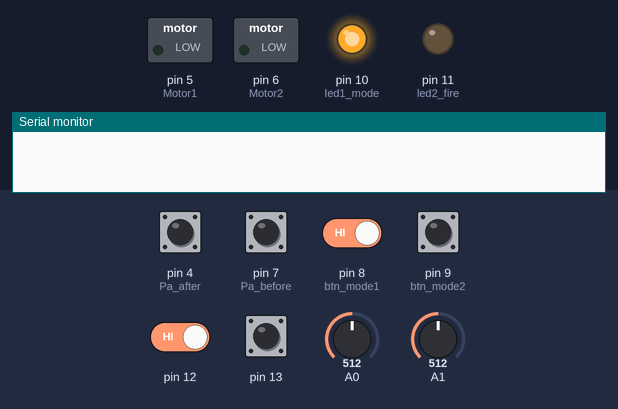
A sketch run on a simulated Arduino Uno, built with avr-gcc and run on an emulated ATmega328P. On the bench: switched loads named in the sketch (green lamp = pin HIGH), output pins drawn as LEDs (lit = HIGH), the last lines printed to the serial monitor. Dashed ring = blinking. Inputs (shaded band) come from the test bench; at power-on: pin 4 (Pa_after), pin 7 (Pa_before), pin 8 (btn_mode1), pin 9 (btn_mode2), pin 12, pin 13 HIGH, A0 = 512, A1 = 512.

Above: at 3.7 s.
3.8 s: pin 9 (btn_mode2) pulled LOW for 1 s
At 4.6 s:
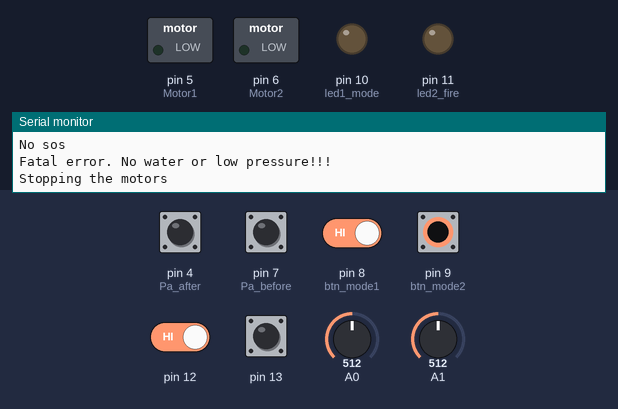
6.3 s: pin 8 (btn_mode1) driven LOW and pin 12 driven LOW
At 7.0 s:
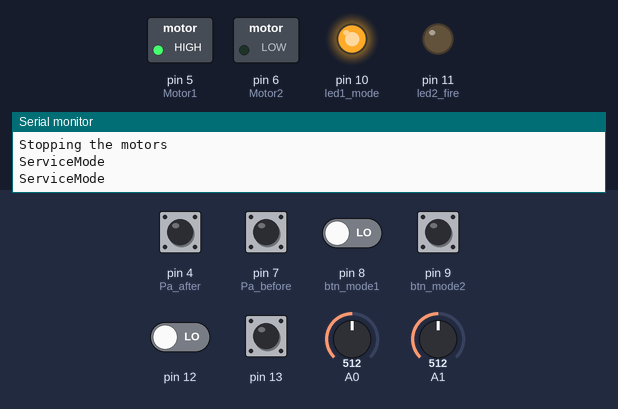
9.3 s: pin 13 pulled LOW for 1 s
At 10.1 s:
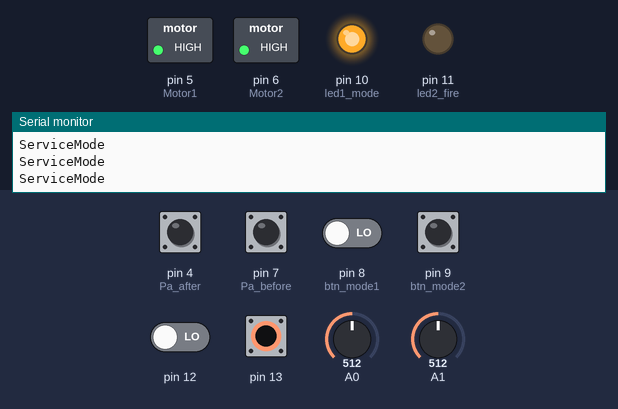
13.3 s: pin 9 (btn_mode2) pulled LOW for 1 s
At 14.2 s:
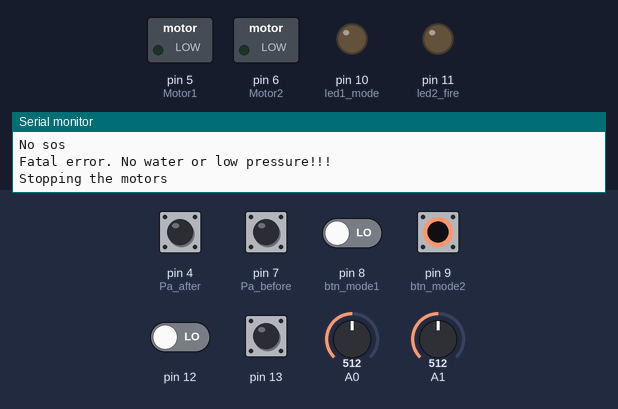
16.3 s: pin 9 (btn_mode2) pulled LOW for 0.15 s
At 17.4 s:
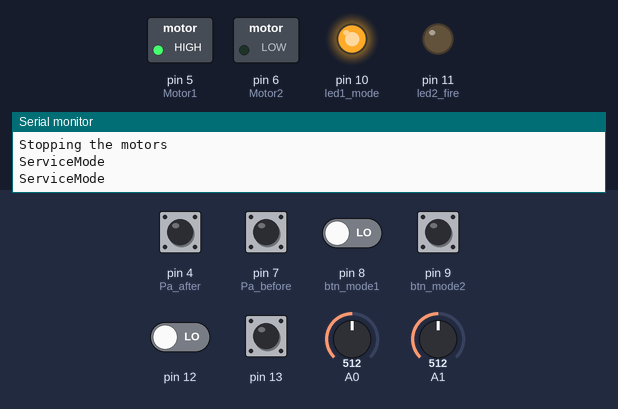
Timing chart, 0 to 20.3 s (numbered marks = the images above; inputs shaded):
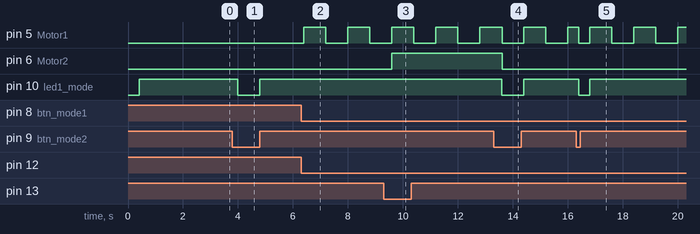

The sketch:

sketch_jan3a.ino
```cpp
#include <avr/io.h>
#include <avr/interrupt.h>
#include "button.h"
#include "buttonAn.h"
bool error = false;
bool fire_on = false;
volatile byte seconds;
volatile byte seconds1;
volatile bool Motor1Pa_d = false;
volatile bool Motor2Pa_d = false;

/// отсрочка старта
volatile byte Start_Timer;
volatile byte start = false;
bool checkT = false;

bool value_pa1;
bool value_pa2;


int sos = 0;
int Motor1 = 5;
bool motor1_on = false;
bool motor2_on = false;
int Motor2 = 6;
int Motor1Pa = 2;
int Motor2Pa = 3;
int Pa_after = 4;   // input разрывает цепь если давление завышено
int Pa_before = 7;  // input разрывает цепь если давление занижено
//////////////////////////////////
// input режим работы
/*button btn_mode1(8);
button btn_mode2(9);*/
int btn_mode1 = 8;
int btn_mode2 = 9;

int mode = 0;
int led1_error = 1;
int led1_mode = 10;
int led2_fire = 11;


//  запуск мотора 1 или 2
button btn_start1(12);
button btn_start2(13);
//  остановка мотора
buttonAn btn_stop1(0);
buttonAn btn_stop2(1);

// проверка давления воды подоваемой до и после мотора
bool value_Pa_before = false;
bool value_Pa_after = false;

uint32_t Timer1, Timer2, Timer3;


void setup() {
  pinMode(sos, INPUT_PULLUP);
  pinMode(Motor1Pa, INPUT_PULLUP);
  pinMode(Motor2Pa, INPUT_PULLUP);
  pinMode(Pa_after, INPUT_PULLUP);
  pinMode(Pa_before, INPUT_PULLUP);
  // кнопка режима работы
  pinMode(btn_mode1, INPUT_PULLUP);
  pinMode(btn_mode2, INPUT_PULLUP);

  Serial.begin(9600);
  pinMode(Motor1, OUTPUT);
  pinMode(Motor2, OUTPUT);
  pinMode(led1_mode, OUTPUT);   //лампы режима работы
  pinMode(led2_fire, OUTPUT);   //пожар
  pinMode(led1_error, OUTPUT);  //лампа ошибки
  // инициализация Timer1
  cli();       // отключить глобальные прерывания
  TCCR1A = 0;  // установить регистры в 0
  TCCR1B = 0;

  OCR1A = 15624;  // установка регистра совпадения

  TCCR1B |= (1 << WGM12);  // включить CTC режим
  TCCR1B |= (1 << CS10);   // Установить биты на коэффициент деления 1024
  TCCR1B |= (1 << CS12);

  TIMSK1 |= (1 << OCIE1A);  // включить прерывание по совпадению таймера
  sei();                    // включить глобальные прерывания
}

void loop() {
  bool Data_btn_mode1 = !digitalRead(btn_mode1);
  bool Data_btn_mode2 = !digitalRead(btn_mode2);
  if (Data_btn_mode1) {  // 10 раз в секунду опрос кнопки
    mode = 1;
  }
  if (Data_btn_mode2) {  // 10 раз в секунду опрос кнопки
    mode = 2;
  }
  if (!Data_btn_mode1 && !Data_btn_mode2) {
    mode = 0;
  }
  digitalWrite(Motor1, motor1_on);
  digitalWrite(Motor2, motor2_on);
  digitalWrite(led2_fire, fire_on);   //лампа пожара
  digitalWrite(led1_error, error);
  //delay(500);
  if (millis() - Timer1 >= 400) {  //2.2 раза в секунду
    Timer1 = millis();
    if (1 == mode) {
      ServiceMode();
      digitalWrite(led1_error, false);  //сброс ошибки
      digitalWrite(led1_mode, true);  //автоматика отключена
      fire_on = false;
    } else if (2 == mode) {
      digitalWrite(led1_mode, false);  //автоматика включена
      Auto();
    } else {
      digitalWrite(led1_mode, true);  //автоматика отключена
      Motor2Pa_d = false;             //отключаем таймер 30 сек задержки на проверку давления в моторе 2
      motor2_on = false;              //останавливаем моторы если был переход из ручного режима или автоматического
      motor1_on = false;
      fire_on = false;   //обнуляем отложенный пуск
      digitalWrite(led1_error, false);  //сброс ошибки
      //таймер 1
      Motor1Pa_d = false;             //отключаем таймер 30 сек задержки на проверку давления в моторе 1
      seconds = 0;
      //таймер 2
      checkT = false;  //управление задержкой 35сек
      Start_Timer = 0;
      start = false;  //обнуляем отложенный пуск
      //таймер 3
      Motor2Pa_d = false;
      seconds1=0;
    }
  }
}
void ServiceMode() {
  if (btn_start2.click()) {
    motor2_on = !motor2_on;
  }
  if (btn_start1.click()) {
    motor1_on = !motor1_on;
  }
  if (btn_stop1.click()) {
    motor1_on = false;
  }
  if (btn_stop2.click()) {
    motor2_on = false;
  }
  Serial.println("ServiceMode");
}
void Auto() {
  bool DataSos = !digitalRead(sos);
  if (DataSos) {
    fire_on = true;
    if (checkT) {
      Serial.println("sos");
      Motor1Pa_d = true;
      MotorActive(true);
    } else {
      start = true;
    }
  } else {
    Serial.println("No sos");
    MotorActive(false);
    motor2_on = false;  //останавливаем моторы если был переход из ручного режима и если нет сигнала
    motor1_on = false;
    start = false;
    fire_on = false;
    value_pa1 = true;
    value_pa2 = true;

  }
}
int MotorActive(bool active) {

  value_Pa_before = !digitalRead(Pa_before);  /// датчик воды до двигателей
  value_Pa_after = !digitalRead(Pa_after);    /// датчик воды после двигателей
  if ((value_Pa_before == true && value_Pa_after == true)) {
    //обработка ошибки давления воды до моторов
    if(value_Pa_before!=true)//если нет воды в системе ошибка
    {
      error =true;
    }
    //запуск насосов если давлеение на входе и на входе в порядке
    if (active && value_pa1) {
      motor1_on = true;
      Serial.println("Engine 1 start");
    } else {
      motor1_on = false;
      error = true;
      Serial.println("Engine 1 Stop");
    }
    if (active && value_pa2 && !value_pa1) {
      motor2_on = true;
      Serial.println("Engine 2 start");
    }

    if (active && !value_pa1 && !value_pa2) {

      Serial.println("The first and second engine did not start.");
    }
  } else {
    //остановка всех насосов если давление на входе упало или нет воды
    motor1_on = false;
    motor2_on = false;
    Serial.println("Fatal error. No water or low pressure!!!");
  }
  if (!active) {
    Serial.println("Stopping the motors");
  }
}
void check1() {
  bool data = digitalRead(Motor1Pa);
  if (data) {
    Motor1Pa_d = false;  //выключаем счетчик
    value_pa1 = false;
    Motor2Pa_d = true;
  }
  Serial.println("Value PA1");
}

void check2() {
  bool data = digitalRead(Motor2Pa);
  if (data) {
    Motor2Pa_d = false;  //выключаем счетчик
    value_pa2 = false;
  }
  Serial.println("Value PA2");
}
void check3() {
  checkT = true;
}

ISR(TIMER1_COMPA_vect) {

  if (Motor1Pa_d == true) {
    seconds++;
    if (seconds == 30) {
      check1();
      seconds = 0;
    }
  }
  if (start == true) {  /// таймер для старта
    Serial.println(Start_Timer);
    Start_Timer++;
    if (Start_Timer == 30) {
      Start_Timer = 0;
      check3();
      start = false;
    }
  }
  if (Motor2Pa_d == true) {
    seconds1++;
    if (seconds1 == 30) {
      check2();
      seconds1 = 0;
    }
  }
}
```

button.h
```cpp
class button {
  public:
    button (byte pin) {
      _pin = pin;
      pinMode(_pin, INPUT_PULLUP);
    }
    bool click() {
      bool btnState = digitalRead(_pin);
      if (!btnState && !_flag && millis() - _tmr >= 100) {
        _flag = true;
        _tmr = millis();
        return true;
      }
      if (!btnState && _flag && millis() - _tmr >= 500) {
        _tmr = millis ();
        return true;
      }
      if (btnState && _flag) {
        _flag = false;
        _tmr = millis();
      }
      return false;
    }
  private:
    byte _pin;
    uint32_t _tmr;
    bool _flag;
};
```

buttonAn.h
```cpp
class buttonAn {
  public:
    buttonAn (byte pin) {
      _pin = pin;
    }
    bool click() {
      bool btnState = analogRead(_pin);
      if (!btnState && !_flag && millis() - _tmr >= 100) {
        _flag = true;
        _tmr = millis();
        return true;
      }
      if (!btnState && _flag && millis() - _tmr >= 500) {
        _tmr = millis ();
        return true;
      }
      if (btnState && _flag) {
        _flag = false;
        _tmr = millis();
      }
      return false;
    }
  private:
    byte _pin;
    uint32_t _tmr;
    bool _flag;
};
```

Measured:
- after the input at 3.8 s, pin 10 (led1_mode): HIGH → LOW after 0.20 s, → HIGH 0.80 s later
- after the input at 6.3 s, pin 5 (Motor1): alternates HIGH for 0.80 s and LOW for 0.80 s, starting after 0.10 s
- after the input at 9.3 s, pin 6 (Motor2): LOW → HIGH after 0.30 s
- after the input at 13.3 s, pin 6 (Motor2): HIGH → LOW after 0.31 s; pin 10 (led1_mode): HIGH → LOW after 0.30 s, → HIGH 0.80 s later
- after the input at 16.3 s, pin 10 (led1_mode): HIGH → LOW after 0.10 s, → HIGH 0.40 s later
